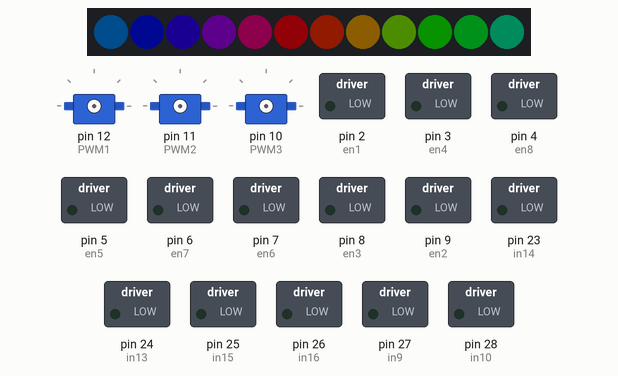
This sketch was run on a simulated Arduino Mega 2560, built with avr-gcc and run on an emulated ATmega2560. On the bench: 12 RGB LEDs in strip order, left to right, 3 × servo, switched loads named in the sketch (green lamp = pin HIGH). Dim RGB values are drawn brighter than linear; the ROS host is connected and sends only what is stated.

Above: at 3.1 s.
At 4.3 s:
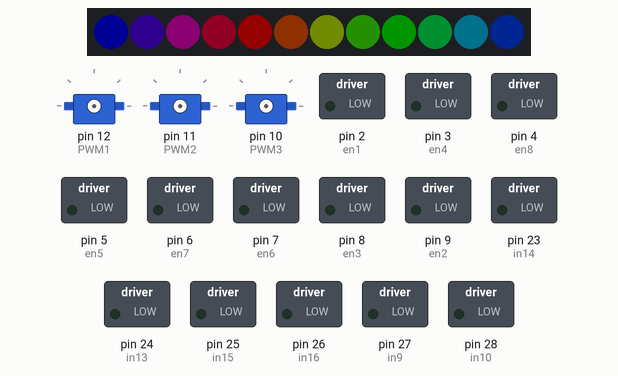
At 4.9 s:
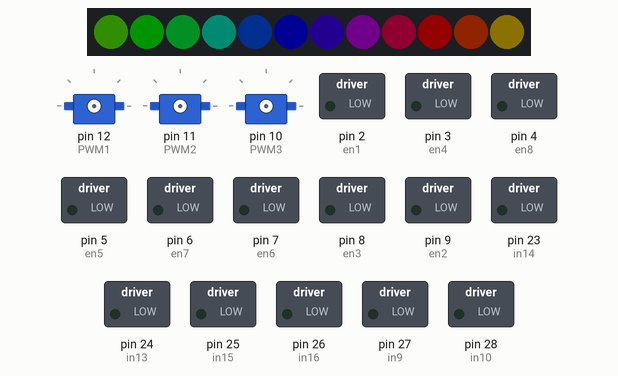
At 5.8 s:
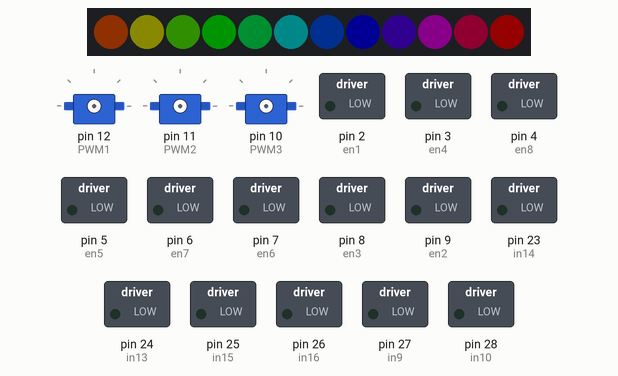
At 6.7 s:
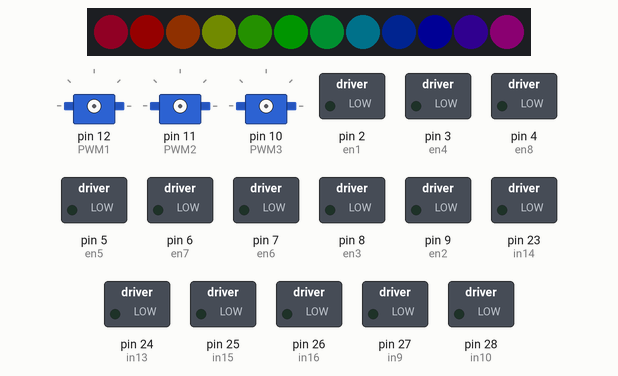
At 7.9 s:
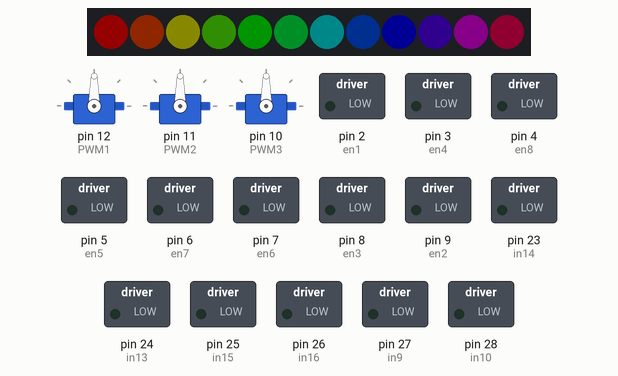

The sketch:

ScubaSteve_V2.ino
```cpp
#include "Arduino.h"
#include <Adafruit_NeoPixel.h>
#include <Servo.h>
#include <ros.h>
#include <sensor_msgs/Joy.h>
#include <ArduinoHardware.h>
#include <geometry_msgs/Twist.h>
#include <Stepper.h>

#ifdef __AVR__
#include <avr/power.h>
#endif

ros::NodeHandle nh;
geometry_msgs::Twist msg;
//ros::NodeHandle_<ArdunioHardware, 2, 2, 150, 150> nh;

//Neopixel
#define NEO_PIN 13

// B1
#define en1 2
#define in1 36
#define in2 37

// B2
#define en2 9
#define in3 41
#define in4 40

// B3
#define en3 8
#define in5 33
#define in6 32

// B4
#define en4 3
#define in7 35
#define in8 34

// B5
#define en5 5
#define in9 27
#define in10 28

// B6
#define en6 7
#define in11 39
#define in12 29

// B7
#define en7 6
#define in13 24
#define in14 23

// B8
#define en8 4
#define in15 25
#define in16 26

// PWM signal breakouts
#define PWM1 12
#define PWM2 11
#define PWM3 10

// Mosfets
#define M1 46
#define M2 45
#define M3 44
#define M4 43

Adafruit_NeoPixel strip = Adafruit_NeoPixel(12, NEO_PIN, NEO_GRB + NEO_KHZ800);

Servo S1;
Servo S2;
Servo S3;

// Stepper

const int stepsPerRevolution = 200;  // change this to fit the number of steps per revolution
// for your motor

// initialize the stepper library on pins 8 through 11:
Stepper B1B2_Stepper(stepsPerRevolution, in2,in1,in3,in4);
Stepper B3B4_Stepper(stepsPerRevolution, in6,in5,in7,in8);

void twist(const geometry_msgs::Twist& cmd_vel)
{
  // What do autonomous
}

void joystick(const sensor_msgs::Joy& cmd_msg)
{
  // What do manned
  int svo1 = cmd_msg.axes[0] * 100;

  svo1 = map(svo1, -100, 100, 1000, 2000);

  S1.writeMicroseconds(svo1);


  int m1_dir = cmd_msg.axes[6] + 1;

  switch(m1_dir){
  case 0:
    digitalWrite(in10, HIGH);
    digitalWrite(in9, LOW);
    analogWrite(en5, 250);
    break;

  case 2:
    digitalWrite(in10, LOW);
    digitalWrite(in9, HIGH);
    analogWrite(en5, 250);
    break;

  default:
    digitalWrite(in10, LOW);
    digitalWrite(in9, LOW);
    analogWrite(en5, 0);
    break;

  }
  if(cmd_msg.axes[7] == -1){
    digitalWrite(en1, HIGH);
    digitalWrite(en2, HIGH);
    B1B2_Stepper.step(-stepsPerRevolution);
  }

  if(cmd_msg.axes[7] == 1){
    digitalWrite(en1, HIGH);
    digitalWrite(en2, HIGH);
    B1B2_Stepper.step(stepsPerRevolution);
  }

  if(cmd_msg.buttons[0] == 1){
    digitalWrite(en3, HIGH);
    digitalWrite(en4, HIGH);
    B3B4_Stepper.step(-stepsPerRevolution);
  }

  if(cmd_msg.buttons[1] == 1){
    digitalWrite(en3, HIGH);
    digitalWrite(en4, HIGH);
    B3B4_Stepper.step(stepsPerRevolution);
  }


  digitalWrite(en1, LOW);
  digitalWrite(en2, LOW);
  digitalWrite(en3, LOW);
  digitalWrite(en4, LOW);

}

ros::Subscriber<sensor_msgs::Joy> sub("joy", joystick);
ros::Subscriber<geometry_msgs::Twist> subb("/cmd_vel", twist);

void setup(){


  strip.begin();
  strip.setBrightness(20);
  strip.show(); // Initialize all pixels to 'off'
  colorWipe(strip.Color(255, 255, 255), 50); // White
  colorWipe(strip.Color(0, 0, 255), 50); // Blue
  colorWipe(strip.Color(255, 255, 255), 50); // White
  colorWipe(strip.Color(0, 0, 0), 50); // White

  Serial.begin(57600);
  nh.getHardware()->setBaud(57600);
  nh.initNode();
  nh.subscribe(sub);
  nh.subscribe(subb);

  while(!nh.connected()) {
    nh.spinOnce();
  }

  rainbowCycle(3);

  // PWM Breakouts
  S1.attach(PWM1); //attach it to pin S1
  S2.attach(PWM2); //attach it to pin S2
  S3.attach(PWM3); //attach it to pin S3


    // Full Bridge assignments
  pinMode(en1, OUTPUT);
  pinMode(en2, OUTPUT);
  pinMode(en3, OUTPUT);
  pinMode(en4, OUTPUT);
  pinMode(en5, OUTPUT);
  pinMode(en6, OUTPUT);
  pinMode(en7, OUTPUT);
  pinMode(en8, OUTPUT);
  pinMode(in1, OUTPUT);
  pinMode(in2, OUTPUT);
  pinMode(in3, OUTPUT);
  pinMode(in4, OUTPUT);
  pinMode(in5, OUTPUT);
  pinMode(in6, OUTPUT);
  pinMode(in7, OUTPUT);
  pinMode(in8, OUTPUT);
  pinMode(in9, OUTPUT);
  pinMode(in10, OUTPUT);
  pinMode(in11, OUTPUT);
  pinMode(in12, OUTPUT);
  pinMode(in13, OUTPUT);
  pinMode(in14, OUTPUT);
  pinMode(in15, OUTPUT);
  pinMode(in16, OUTPUT);

  //Mosfets
  pinMode(M1, OUTPUT);
  pinMode(M2, OUTPUT);
  pinMode(M3, OUTPUT);
  pinMode(M4, OUTPUT);

  B1B2_Stepper.setSpeed(50);
  B3B4_Stepper.setSpeed(50);

}

void loop(){
  nh.spinOnce();
  delay(1);
}


// Fill the dots one after the other with a color
void colorWipe(uint32_t c, uint8_t wait) {
  for(uint16_t i=0; i<strip.numPixels(); i++) {
    strip.setPixelColor(i, c);
    strip.show();
    delay(wait);
  }
}

void rainbow(uint8_t wait) {
  uint16_t i, j;

  for(j=0; j<256; j++) {
    for(i=0; i<strip.numPixels(); i++) {
      strip.setPixelColor(i, Wheel((i+j) & 255));
    }
    strip.show();
    delay(wait);
  }
}

// Slightly different, this makes the rainbow equally distributed throughout
void rainbowCycle(uint8_t wait) {
  uint16_t i, j;

  for(j=0; j<256*5; j++) { // 5 cycles of all colors on wheel
    for(i=0; i< strip.numPixels(); i++) {
      strip.setPixelColor(i, Wheel(((i * 256 / strip.numPixels()) + j) & 255));
    }
    strip.show();
    delay(wait);
  }
}

// Input a value 0 to 255 to get a color value.
// The colours are a transition r - g - b - back to r.
uint32_t Wheel(byte WheelPos) {
  WheelPos = 255 - WheelPos;
  if(WheelPos < 85) {
    return strip.Color(255 - WheelPos * 3, 0, WheelPos * 3);
  }
  if(WheelPos < 170) {
    WheelPos -= 85;
    return strip.Color(0, WheelPos * 3, 255 - WheelPos * 3);
  }
  WheelPos -= 170;
  return strip.Color(WheelPos * 3, 255 - WheelPos * 3, 0);
}
```

ArduinoHardware.h
```cpp
#ifndef ROS_ARDUINO_HARDWARE_H_
#define ROS_ARDUINO_HARDWARE_H_

#if ARDUINO>=100
  #include <Arduino.h>
#else
  #include <WProgram.h>
#endif

#include <HardwareSerial.h>
#define SERIAL_CLASS HardwareSerial

class ArduinoHardware
{
  public:
    ArduinoHardware()
    {
      iostream = &Serial;
      baud_ = 57600;
    }

    void setBaud(long baud)
    {
      this->baud_= baud;
    }

    int getBaud()
    {
      return baud_;
    }

    void init()
    {
      iostream->begin(baud_);
    }

    int read()
    {
      return iostream->read();
    };

    void write(uint8_t* data, int length)
    {
      for(int i=0; i<length; i++)
      {
        iostream->write(data[i]);
      }
    }

    unsigned long time()
    {
      return millis();
    }

  protected:
    SERIAL_CLASS* iostream;
    long baud_;
};

#endif
```
